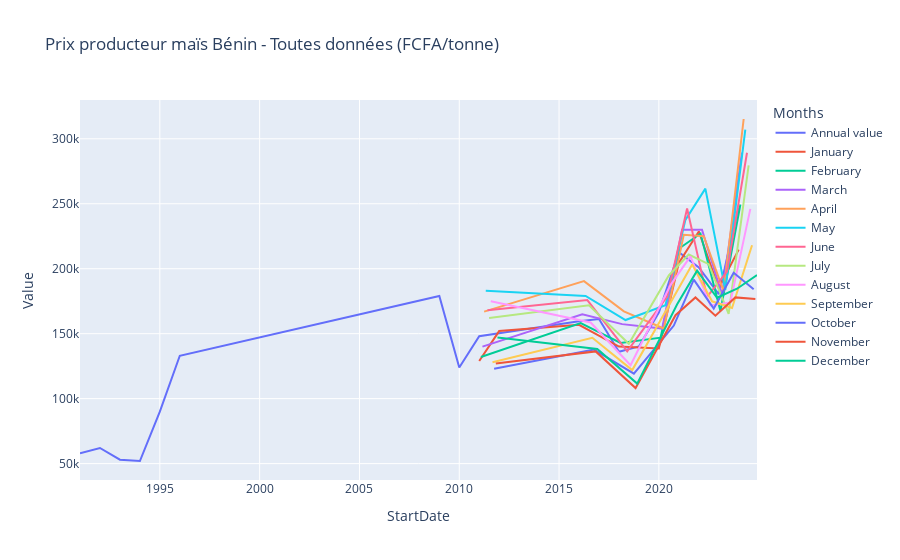

Here is the notebook cell this chart was saved with:
### Code cell
import plotly.express as px

fig = px.line(df_maize_producer, 
              x='StartDate', 
              y='Value', 
              color='Months',               # couleur par mois pour voir saisonnalité
              hover_data=['Year', 'Months'],
              title='Prix producteur maïs Bénin - Toutes données (FCFA/tonne)')
fig.show()

### Figure 1 — Plotly figure (JSON) as saved in the notebook; plotly's stock layout.template omitted (floating-point values rounded to 4 significant figures)
{"data": [{"customdata": [["1991", "Annual value"], ["1992", "Annual value"], ["1993", "Annual value"], ["1994", "Annual value"], ["1995", "Annual value"], ["1996", "Annual value"], ["2009", "Annual value"], ["2010", "Annual value"], ["2011", "Annual value"], ["2016", "Annual value"], ["2017", "Annual value"], ["2018", "Annual value"], ["2019", "Annual value"], ["2020", "Annual value"], ["2021", "Annual value"], ["2022", "Annual value"], ["2023", "Annual value"], ["2024", "Annual value"]], "hovertemplate": "Months=%{customdata[1]}<br>StartDate=%{x}<br>Value=%{y}<br>Year=%{customdata[0]}<extra></extra>", "legendgroup": "Annual value", "line": {"color": "#636efa", "dash": "solid"}, "marker": {"symbol": "circle"}, "mode": "lines", "name": "Annual value", "orientation": "v", "showlegend": true, "type": "scatter", "x": ["1991-01-01T00:00:00.000000000", "1992-01-01T00:00:00.000000000", "1993-01-01T00:00:00.000000000", "1994-01-01T00:00:00.000000000", "1995-01-01T00:00:00.000000000", "1996-01-01T00:00:00.000000000", "2009-01-01T00:00:00.000000000", "2010-01-01T00:00:00.000000000", "2011-01-01T00:00:00.000000000", "2016-01-01T00:00:00.000000000", "2017-01-01T00:00:00.000000000", "2018-01-01T00:00:00.000000000", "2019-01-01T00:00:00.000000000", "2020-01-01T00:00:00.000000000", "2021-01-01T00:00:00.000000000", "2022-01-01T00:00:00.000000000", "2023-01-01T00:00:00.000000000", "2024-01-01T00:00:00.000000000"], "xaxis": "x", "y": [58000.0, 62000.0, 53000.0, 52000.0, 90000.0, 133000.0, 179000.0, 124000.0, 148000.0, 159600.0, 161300.0, 136100.0, 140200.0, 166200.0, 212700.0, 201000.0, 180400.0, 247100.0], "yaxis": "y"}, {"customdata": [["2011", "January"], ["2012", "January"], ["2016", "January"], ["2018", "January"], ["2020", "January"], ["2021", "January"], ["2022", "January"], ["2023", "January"], ["2024", "January"]], "hovertemplate": "Months=%{customdata[1]}<br>StartDate=%{x}<br>Value=%{y}<br>Year=%{customdata[0]}<extra></extra>", "legendgroup": "January", "line": {"color": "#EF553B", "dash": "solid"}, "marker": {"symbol": "circle"}, "mode": "lines", "name": "January", "orientation": "v", "showlegend": true, "type": "scatter", "x": ["2011-01-01T00:00:00.000000000", "2012-01-01T00:00:00.000000000", "2016-01-01T00:00:00.000000000", "2018-01-01T00:00:00.000000000", "2020-01-01T00:00:00.000000000", "2021-01-01T00:00:00.000000000", "2022-01-01T00:00:00.000000000", "2023-01-01T00:00:00.000000000", "2024-01-01T00:00:00.000000000"], "xaxis": "x", "y": [129000.0, 152000.0, 156800.0, 140100.0, 138500.0, 204500.0, 228700.0, 185100.0, 214700.0], "yaxis": "y"}, {"customdata": [["2011", "February"], ["2016", "February"], ["2018", "February"], ["2020", "February"], ["2021", "February"], ["2022", "February"], ["2023", "February"], ["2024", "February"]], "hovertemplate": "Months=%{customdata[1]}<br>StartDate=%{x}<br>Value=%{y}<br>Year=%{customdata[0]}<extra></extra>", "legendgroup": "February", "line": {"color": "#00cc96", "dash": "solid"}, "marker": {"symbol": "circle"}, "mode": "lines", "name": "February", "orientation": "v", "showlegend": true, "type": "scatter", "x": ["2011-02-01T00:00:00.000000000", "2016-02-01T00:00:00.000000000", "2018-02-01T00:00:00.000000000", "2020-02-01T00:00:00.000000000", "2021-02-01T00:00:00.000000000", "2022-02-01T00:00:00.000000000", "2023-02-01T00:00:00.000000000", "2024-02-01T00:00:00.000000000"], "xaxis": "x", "y": [132000.0, 158200.0, 142800.0, 146900.0, 216300.0, 227100.0, 167500.0, 249500.0], "yaxis": "y"}, {"customdata": [["2011", "March"], ["2016", "March"], ["2018", "March"], ["2020", "March"], ["2021", "March"], ["2022", "March"], ["2023", "March"], ["2024", "March"]], "hovertemplate": "Months=%{customdata[1]}<br>StartDate=%{x}<br>Value=%{y}<br>Year=%{customdata[0]}<extra></extra>", "legendgroup": "March", "line": {"color": "#ab63fa", "dash": "solid"}, "marker": {"symbol": "circle"}, "mode": "lines", "name": "March", "orientation": "v", "showlegend": true, "type": "scatter", "x": ["2011-03-01T00:00:00.000000000", "2016-03-01T00:00:00.000000000", "2018-03-01T00:00:00.000000000", "2020-03-01T00:00:00.000000000", "2021-03-01T00:00:00.000000000", "2022-03-01T00:00:00.000000000", "2023-03-01T00:00:00.000000000", "2024-03-01T00:00:00.000000000"], "xaxis": "x", "y": [140000.0, 165000.0, 157400.0, 153900.0, 230000.0, 230000.0, 179900.0, 289400.0], "yaxis": "y"}, {"customdata": [["2011", "April"], ["2016", "April"], ["2018", "April"], ["2020", "April"], ["2021", "April"], ["2022", "April"], ["2023", "April"], ["2024", "April"]], "hovertemplate": "Months=%{customdata[1]}<br>StartDate=%{x}<br>Value=%{y}<br>Year=%{customdata[0]}<extra></extra>", "legendgroup": "April", "line": {"color": "#FFA15A", "dash": "solid"}, "marker": {"symbol": "circle"}, "mode": "lines", "name": "April", "orientation": "v", "showlegend": true, "type": "scatter", "x": ["2011-04-01T00:00:00.000000000", "2016-04-01T00:00:00.000000000", "2018-04-01T00:00:00.000000000", "2020-04-01T00:00:00.000000000", "2021-04-01T00:00:00.000000000", "2022-04-01T00:00:00.000000000", "2023-04-01T00:00:00.000000000", "2024-04-01T00:00:00.000000000"], "xaxis": "x", "y": [167000.0, 190500.0, 167200.0, 154000.0, 226100.0, 225000.0, 182500.0, 315200.0], "yaxis": "y"}, {"customdata": [["2011", "May"], ["2016", "May"], ["2018", "May"], ["2020", "May"], ["2021", "May"], ["2022", "May"], ["2023", "May"], ["2024", "May"]], "hovertemplate": "Months=%{customdata[1]}<br>StartDate=%{x}<br>Value=%{y}<br>Year=%{customdata[0]}<extra></extra>", "legendgroup": "May", "line": {"color": "#19d3f3", "dash": "solid"}, "marker": {"symbol": "circle"}, "mode": "lines", "name": "May", "orientation": "v", "showlegend": true, "type": "scatter", "x": ["2011-05-01T00:00:00.000000000", "2016-05-01T00:00:00.000000000", "2018-05-01T00:00:00.000000000", "2020-05-01T00:00:00.000000000", "2021-05-01T00:00:00.000000000", "2022-05-01T00:00:00.000000000", "2023-05-01T00:00:00.000000000", "2024-05-01T00:00:00.000000000"], "xaxis": "x", "y": [183000.0, 179100.0, 160500.0, 171900.0, 237600.0, 261600.0, 183800.0, 307000.0], "yaxis": "y"}, {"customdata": [["2011", "June"], ["2016", "June"], ["2018", "June"], ["2020", "June"], ["2021", "June"], ["2022", "June"], ["2023", "June"], ["2024", "June"]], "hovertemplate": "Months=%{customdata[1]}<br>StartDate=%{x}<br>Value=%{y}<br>Year=%{customdata[0]}<extra></extra>", "legendgroup": "June", "line": {"color": "#FF6692", "dash": "solid"}, "marker": {"symbol": "circle"}, "mode": "lines", "name": "June", "orientation": "v", "showlegend": true, "type": "scatter", "x": ["2011-06-01T00:00:00.000000000", "2016-06-01T00:00:00.000000000", "2018-06-01T00:00:00.000000000", "2020-06-01T00:00:00.000000000", "2021-06-01T00:00:00.000000000", "2022-06-01T00:00:00.000000000", "2023-06-01T00:00:00.000000000", "2024-06-01T00:00:00.000000000"], "xaxis": "x", "y": [168000.0, 175900.0, 136300.0, 178600.0, 246300.0, 178300.0, 197700.0, 289300.0], "yaxis": "y"}, {"customdata": [["2011", "July"], ["2016", "July"], ["2018", "July"], ["2020", "July"], ["2021", "July"], ["2022", "July"], ["2023", "July"], ["2024", "July"]], "hovertemplate": "Months=%{customdata[1]}<br>StartDate=%{x}<br>Value=%{y}<br>Year=%{customdata[0]}<extra></extra>", "legendgroup": "July", "line": {"color": "#B6E880", "dash": "solid"}, "marker": {"symbol": "circle"}, "mode": "lines", "name": "July", "orientation": "v", "showlegend": true, "type": "scatter", "x": ["2011-07-01T00:00:00.000000000", "2016-07-01T00:00:00.000000000", "2018-07-01T00:00:00.000000000", "2020-07-01T00:00:00.000000000", "2021-07-01T00:00:00.000000000", "2022-07-01T00:00:00.000000000", "2023-07-01T00:00:00.000000000", "2024-07-01T00:00:00.000000000"], "xaxis": "x", "y": [162000.0, 171800.0, 142200.0, 194800.0, 210900.0, 203600.0, 165300.0, 279600.0], "yaxis": "y"}, {"customdata": [["2011", "August"], ["2016", "August"], ["2018", "August"], ["2020", "August"], ["2021", "August"], ["2022", "August"], ["2023", "August"], ["2024", "August"]], "hovertemplate": "Months=%{customdata[1]}<br>StartDate=%{x}<br>Value=%{y}<br>Year=%{customdata[0]}<extra></extra>", "legendgroup": "August", "line": {"color": "#FF97FF", "dash": "solid"}, "marker": {"symbol": "circle"}, "mode": "lines", "name": "August", "orientation": "v", "showlegend": true, "type": "scatter", "x": ["2011-08-01T00:00:00.000000000", "2016-08-01T00:00:00.000000000", "2018-08-01T00:00:00.000000000", "2020-08-01T00:00:00.000000000", "2021-08-01T00:00:00.000000000", "2022-08-01T00:00:00.000000000", "2023-08-01T00:00:00.000000000", "2024-08-01T00:00:00.000000000"], "xaxis": "x", "y": [175000.0, 158600.0, 125700.0, 187400.0, 209500.0, 171700.0, 174100.0, 246100.0], "yaxis": "y"}, {"customdata": [["2011", "September"], ["2016", "September"], ["2018", "September"], ["2020", "September"], ["2021", "September"], ["2022", "September"], ["2023", "September"], ["2024", "September"]], "hovertemplate": "Months=%{customdata[1]}<br>StartDate=%{x}<br>Value=%{y}<br>Year=%{customdata[0]}<extra></extra>", "legendgroup": "September", "line": {"color": "#FECB52", "dash": "solid"}, "marker": {"symbol": "circle"}, "mode": "lines", "name": "September", "orientation": "v", "showlegend": true, "type": "scatter", "x": ["2011-09-01T00:00:00.000000000", "2016-09-01T00:00:00.000000000", "2018-09-01T00:00:00.000000000", "2020-09-01T00:00:00.000000000", "2021-09-01T00:00:00.000000000", "2022-09-01T00:00:00.000000000", "2023-09-01T00:00:00.000000000", "2024-09-01T00:00:00.000000000"], "xaxis": "x", "y": [128000.0, 146800.0, 122000.0, 175600.0, 203300.0, 174900.0, 169800.0, 218100.0], "yaxis": "y"}, {"customdata": [["2011", "October"], ["2016", "October"], ["2018", "October"], ["2020", "October"], ["2021", "October"], ["2022", "October"], ["2023", "October"], ["2024", "October"]], "hovertemplate": "Months=%{customdata[1]}<br>StartDate=%{x}<br>Value=%{y}<br>Year=%{customdata[0]}<extra></extra>", "legendgroup": "October", "line": {"color": "#636efa", "dash": "solid"}, "marker": {"symbol": "circle"}, "mode": "lines", "name": "October", "orientation": "v", "showlegend": true, "type": "scatter", "x": ["2011-10-01T00:00:00.000000000", "2016-10-01T00:00:00.000000000", "2018-10-01T00:00:00.000000000", "2020-10-01T00:00:00.000000000", "2021-10-01T00:00:00.000000000", "2022-10-01T00:00:00.000000000", "2023-10-01T00:00:00.000000000", "2024-10-01T00:00:00.000000000"], "xaxis": "x", "y": [123000.0, 137700.0, 119200.0, 156300.0, 191600.0, 169400.0, 196800.0, 184200.0], "yaxis": "y"}, {"customdata": [["2011", "November"], ["2016", "November"], ["2018", "November"], ["2020", "November"], ["2021", "November"], ["2022", "November"], ["2023", "November"], ["2024", "November"]], "hovertemplate": "Months=%{customdata[1]}<br>StartDate=%{x}<br>Value=%{y}<br>Year=%{customdata[0]}<extra></extra>", "legendgroup": "November", "line": {"color": "#EF553B", "dash": "solid"}, "marker": {"symbol": "circle"}, "mode": "lines", "name": "November", "orientation": "v", "showlegend": true, "type": "scatter", "x": ["2011-11-01T00:00:00.000000000", "2016-11-01T00:00:00.000000000", "2018-11-01T00:00:00.000000000", "2020-11-01T00:00:00.000000000", "2021-11-01T00:00:00.000000000", "2022-11-01T00:00:00.000000000", "2023-11-01T00:00:00.000000000", "2024-11-01T00:00:00.000000000"], "xaxis": "x", "y": [127000.0, 136400.0, 108100.0, 164200.0, 177900.0, 163900.0, 177900.0, 176600.0], "yaxis": "y"}, {"customdata": [["2011", "December"], ["2016", "December"], ["2018", "December"], ["2020", "December"], ["2021", "December"], ["2022", "December"], ["2023", "December"], ["2024", "December"]], "hovertemplate": "Months=%{customdata[1]}<br>StartDate=%{x}<br>Value=%{y}<br>Year=%{customdata[0]}<extra></extra>", "legendgroup": "December", "line": {"color": "#00cc96", "dash": "solid"}, "marker": {"symbol": "circle"}, "mode": "lines", "name": "December", "orientation": "v", "showlegend": true, "type": "scatter", "x": ["2011-12-01T00:00:00.000000000", "2016-12-01T00:00:00.000000000", "2018-12-01T00:00:00.000000000", "2020-12-01T00:00:00.000000000", "2021-12-01T00:00:00.000000000", "2022-12-01T00:00:00.000000000", "2023-12-01T00:00:00.000000000", "2024-12-01T00:00:00.000000000"], "xaxis": "x", "y": [147000.0, 138200.0, 111600.0, 172600.0, 198500.0, 177600.0, 184600.0, 195200.0], "yaxis": "y"}], "layout": {"legend": {"title": {"text": "Months"}, "tracegroupgap": 0}, "title": {"text": "Prix producteur maïs Bénin - Toutes données (FCFA/tonne)"}, "xaxis": {"anchor": "y", "domain": [0, 1], "title": {"text": "StartDate"}}, "yaxis": {"anchor": "x", "domain": [0, 1], "title": {"text": "Value"}}}}
